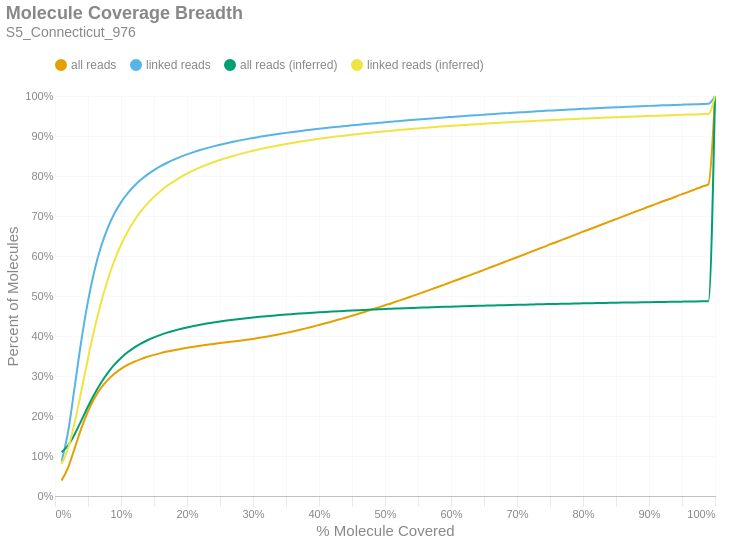

This figure's notebook cell:
### Markdown cell above
### Molecule Read Coverage
This chart shows molecule coverage breadth as computed by the number of bases aligned to that molecule. In other words, "*how much of each unique long molecule is actually sequenced/aligned?*" Keep in mind there is a distinction between sequences and alignments, since some sequences belonging to a particular molecule may not align well and wouldn't appear in the alignment data. This chart also shows molecule coverage breadth as computed by the *inferred fragment* from which the aligned sequences originate. Unlike read coverage, this calculation takes into account the total insert size, including unsequenced gaps between the forward and reverse reads. Like the previous figures, these are cumulative percents.

### Code cell
if SKIPLR:
    print_html(f"Skipped")
else:
    binned_df = consolidated_hist(valids['coverage_bp'], mask, 0.01, True)
    binned_df_inf = consolidated_hist(valids['coverage_inserts'], mask, 0.01, True)
    binned_df = binned_df.with_columns(pl.lit(binned_df_inf['all reads (cumsum)']).alias('all reads (inferred)'))
    binned_df = binned_df.with_columns(pl.lit(binned_df_inf['linked reads (cumsum)']).alias('linked reads (inferred)'))
    binned_df = binned_df.with_columns(
        (pl.col('bin').cast(pl.Float64) + 0.01).alias('right_edge')
    )

    with SafeRender(binned_df):
        (
            density_plot(binned_df, 'Molecule Coverage Breadth', samplename, 'molcov', ['all reads (inferred)','linked reads (inferred)'])
            .encode(
                #x=alt.X('bin:Q', title="% Molecule Covered").axis(format = '%').scale(padding=0),
                x=alt.X('right_edge:Q', title="% Molecule Covered").axis(format='%').scale(padding=0),
                y=alt.Y('value:Q', title='Percent of Molecules')
                    .axis(format='%')
                    .stack(False)
                    .scale(domainMin=0, padding=0),
                color=alt.Color("key:N").scale(domain = ["all reads", "linked reads", "all reads (inferred)", "linked reads (inferred)"]),
                tooltip = [
                    alt.Tooltip("key:N", title = "Data Type"),
                    alt.Tooltip("range_label:N", title="% Molecule Covered"),
                    alt.Tooltip("value:Q", format = ".2%", title="% Molecules")
                ]
            )
        ).display()

### Figure 1 — Vega-Lite specification as saved in the notebook (floating-point values rounded to 4 significant figures)
{"width": "container", "height": 400, "config": {"title": {"anchor": "start", "dy": -15, "fontSize": 18, "color": "#888888", "subtitleColor": "#888888", "subtitleFontSize": 14}, "arc": {"fill": "#0072B2"}, "axis": {"domainColor": "#888888", "domainWidth": 0.5, "gridWidth": 0.2, "grid": false, "titleFontWeight": 400, "titleFontSize": 15, "labelFontSize": 11, "labelColor": "#888888", "tickColor": "#888888", "tickWidth": 0.2, "titleColor": "#888888"}, "axisBand": {"grid": false}, "axisX": {"grid": true, "tickSize": 10, "domainCap": "round"}, "axisY": {"domain": false, "grid": true, "tickSize": 0, "domainCap": "round"}, "background": "transparent", "header": {"labelFontSize": 15, "labelColor": "#888888", "titleFontSize": 15, "titleFontWeight": 600, "titleColor": "#888888"}, "legend": {"labelFont": "sans-serif", "labelFontSize": 12, "labelColor": "#888888", "symbolSize": 100, "symbolType": "circle", "titleFontSize": 12, "titlePadding": 10, "titleColor": "#888888", "title": null, "orient": "top"}, "range": {"category": ["#E69F00", "#56B4E9", "#009E73", "#F0E442", "#0072B2", "#D55E00", "#CC79A7", "#000000"], "diverging": ["#cfe8f3", "#a2d4ec", "#73bfe2", "#46abdb", "#1696d2", "#12719e"]}, "area": {"fill": "#0072B2", "fillOpacity": 0.7, "line": true, "strokeOpacity": 0.7}, "line": {"color": "#0072B2", "stroke": "#0072B2", "strokeWidth": 2}, "trail": {"color": "#0072B2", "stroke": "#0072B2", "strokeWidth": 0, "size": 1}, "point": {"filled": true, "fillOpacity": 1.0, "size": 95}, "text": {"color": "#888888", "fontSize": 11, "align": "right", "fontWeight": 400, "size": 11}, "bar": {"fill": "#0072B2", "stroke": null}, "view": {"stroke": null, "continuousWidth": 660, "continuousHeight": 400}}, "data": {"name": "data-066c915ad1e0d0b53101ac6ed12adbfe"}, "mark": {"type": "line", "interpolate": "monotone", "point": {"opacity": 0, "size": 275}}, "encoding": {"color": {"field": "key", "scale": {"domain": ["all reads", "linked reads", "all reads (inferred)", "linked reads (inferred)"]}, "type": "nominal"}, "tooltip": [{"field": "key", "title": "Data Type", "type": "nominal"}, {"field": "range_label", "title": "% Molecule Covered", "type": "nominal"}, {"field": "value", "format": ".2%", "title": "% Molecules", "type": "quantitative"}], "x": {"axis": {"format": "%"}, "field": "right_edge", "scale": {"padding": 0}, "title": "% Molecule Covered", "type": "quantitative"}, "y": {"axis": {"format": "%"}, "field": "value", "scale": {"domainMin": 0, "padding": 0}, "stack": false, "title": "Percent of Molecules", "type": "quantitative"}}, "params": [{"name": "param_c36ac31b6afebe62", "select": {"type": "point", "fields": ["key"]}, "bind": "legend"}], "title": {"text": "Molecule Coverage Breadth", "subtitle": "S5_Connecticut_976"}, "transform": [{"fold": ["all reads (cumsum)", "linked reads (cumsum)", "all reads (inferred)", "linked reads (inferred)"]}, {"calculate": "replace(datum.key, ' (cumsum)', '')", "as": "key"}, {"filter": {"param": "param_c36ac31b6afebe62"}}], "usermeta": {"embedOptions": {"downloadFileName": "S5_Connecticut_976.molcov"}}, "$schema": "https://vega.github.io/schema/vega-lite/v6.1.0.json", "datasets": {"data-066c915ad1e0d0b53101ac6ed12adbfe": [{"bin": "0.0", "interval": "0.0-0.01", "all reads": 0.03878, "linked reads": 0.08653, "all reads (cumsum)": 0.03878, "linked reads (cumsum)": 0.08653, "range_label": "0.0-0.01", "all reads (inferred)": 0.1091, "linked reads (inferred)": 0.07984, "right_edge": 0.01}, {"bin": "0.01", "interval": "0.01-0.02", "all reads": 0.03307, "linked reads": 0.0758, "all reads (cumsum)": 0.07185, "linked reads (cumsum)": 0.1623, "range_label": "0.01-0.02", "all reads (inferred)": 0.1268, "linked reads (inferred)": 0.1198, "right_edge": 0.02}, {"bin": "0.02", "interval": "0.02-0.03", "all reads": 0.04862, "linked reads": 0.1127, "all reads (cumsum)": 0.1205, "linked reads (cumsum)": 0.2751, "range_label": "0.02-0.03", "all reads (inferred)": 0.1551, "linked reads (inferred)": 0.185, "right_edge": 0.03}, {"bin": "0.03", "interval": "0.03-0.04", "all reads": 0.04914, "linked reads": 0.1143, "all reads (cumsum)": 0.1696, "linked reads (cumsum)": 0.3894, "range_label": "0.03-0.04", "all reads (inferred)": 0.1891, "linked reads (inferred)": 0.2639, "right_edge": 0.04}, {"bin": "0.04", "interval": "0.04-0.05", "all reads": 0.04196, "linked reads": 0.0977, "all reads (cumsum)": 0.2116, "linked reads (cumsum)": 0.4871, "range_label": "0.04-0.05", "all reads (inferred)": 0.2237, "linked reads (inferred)": 0.3446, "right_edge": 0.05}, {"bin": "0.05", "interval": "0.05-0.06", "all reads": 0.03351, "linked reads": 0.07803, "all reads (cumsum)": 0.2451, "linked reads (cumsum)": 0.5651, "range_label": "0.05-0.06", "all reads (inferred)": 0.2557, "linked reads (inferred)": 0.4192, "right_edge": 0.06}, {"bin": "0.06", "interval": "0.06-0.07", "all reads": 0.02566, "linked reads": 0.05973, "all reads (cumsum)": 0.2707, "linked reads (cumsum)": 0.6248, "range_label": "0.06-0.07", "all reads (inferred)": 0.2839, "linked reads (inferred)": 0.4851, "right_edge": 0.07}, {"bin": "0.07", "interval": "0.07-0.08", "all reads": 0.0197, "linked reads": 0.04579, "all reads (cumsum)": 0.2904, "linked reads (cumsum)": 0.6706, "range_label": "0.07-0.08", "all reads (inferred)": 0.308, "linked reads (inferred)": 0.5414, "right_edge": 0.08}, {"bin": "0.08", "interval": "0.08-0.09", "all reads": 0.0153, "linked reads": 0.03549, "all reads (cumsum)": 0.3057, "linked reads (cumsum)": 0.7061, "range_label": "0.08-0.09", "all reads (inferred)": 0.3283, "linked reads (inferred)": 0.5888, "right_edge": 0.09}, {"bin": "0.09", "interval": "0.09-0.1", "all reads": 0.01207, "linked reads": 0.02793, "all reads (cumsum)": 0.3178, "linked reads (cumsum)": 0.734, "range_label": "0.09-0.1", "all reads (inferred)": 0.3451, "linked reads (inferred)": 0.6281, "right_edge": 0.1}, {"bin": "0.1", "interval": "0.1-0.11", "all reads": 0.009722, "linked reads": 0.0224, "all reads (cumsum)": 0.3275, "linked reads (cumsum)": 0.7564, "range_label": "0.1-0.11", "all reads (inferred)": 0.3592, "linked reads (inferred)": 0.6609, "right_edge": 0.11}, {"bin": "0.11", "interval": "0.11-0.12", "all reads": 0.008036, "linked reads": 0.0185, "all reads (cumsum)": 0.3356, "linked reads (cumsum)": 0.7749, "range_label": "0.11-0.12", "all reads (inferred)": 0.3709, "linked reads (inferred)": 0.6882, "right_edge": 0.12}, {"bin": "0.12", "interval": "0.12-0.13", "all reads": 0.006703, "linked reads": 0.01541, "all reads (cumsum)": 0.3423, "linked reads (cumsum)": 0.7903, "range_label": "0.12-0.13", "all reads (inferred)": 0.3809, "linked reads (inferred)": 0.7114, "right_edge": 0.13}, {"bin": "0.13", "interval": "0.13-0.14", "all reads": 0.00569, "linked reads": 0.01303, "all reads (cumsum)": 0.348, "linked reads (cumsum)": 0.8034, "range_label": "0.13-0.14", "all reads (inferred)": 0.3893, "linked reads (inferred)": 0.7311, "right_edge": 0.14}, {"bin": "0.14", "interval": "0.14-0.15", "all reads": 0.004921, "linked reads": 0.01122, "all reads (cumsum)": 0.3529, "linked reads (cumsum)": 0.8146, "range_label": "0.14-0.15", "all reads (inferred)": 0.3965, "linked reads (inferred)": 0.7479, "right_edge": 0.15}, {"bin": "0.15", "interval": "0.15-0.16", "all reads": 0.004335, "linked reads": 0.009823, "all reads (cumsum)": 0.3572, "linked reads (cumsum)": 0.8244, "range_label": "0.15-0.16", "all reads (inferred)": 0.4028, "linked reads (inferred)": 0.7626, "right_edge": 0.16}, {"bin": "0.16", "interval": "0.16-0.17", "all reads": 0.003843, "linked reads": 0.008671, "all reads (cumsum)": 0.3611, "linked reads (cumsum)": 0.8331, "range_label": "0.16-0.17", "all reads (inferred)": 0.4084, "linked reads (inferred)": 0.7755, "right_edge": 0.17}, {"bin": "0.17", "interval": "0.17-0.18", "all reads": 0.003496, "linked reads": 0.007789, "all reads (cumsum)": 0.3646, "linked reads (cumsum)": 0.8409, "range_label": "0.17-0.18", "all reads (inferred)": 0.4133, "linked reads (inferred)": 0.7868, "right_edge": 0.18}, {"bin": "0.18", "interval": "0.18-0.19", "all reads": 0.003149, "linked reads": 0.006928, "all reads (cumsum)": 0.3677, "linked reads (cumsum)": 0.8478, "range_label": "0.18-0.19", "all reads (inferred)": 0.4176, "linked reads (inferred)": 0.7968, "right_edge": 0.19}, {"bin": "0.19", "interval": "0.19-0.2", "all reads": 0.002873, "linked reads": 0.006254, "all reads (cumsum)": 0.3706, "linked reads (cumsum)": 0.8541, "range_label": "0.19-0.2", "all reads (inferred)": 0.4215, "linked reads (inferred)": 0.8058, "right_edge": 0.2}, {"bin": "0.2", "interval": "0.2-0.21", "all reads": 0.00264, "linked reads": 0.005682, "all reads (cumsum)": 0.3732, "linked reads (cumsum)": 0.8597, "range_label": "0.2-0.21", "all reads (inferred)": 0.425, "linked reads (inferred)": 0.814, "right_edge": 0.21}, {"bin": "0.21", "interval": "0.21-0.22", "all reads": 0.002465, "linked reads": 0.005218, "all reads (cumsum)": 0.3757, "linked reads (cumsum)": 0.865, "range_label": "0.21-0.22", "all reads (inferred)": 0.4282, "linked reads (inferred)": 0.8214, "right_edge": 0.22}, {"bin": "0.22", "interval": "0.22-0.23", "all reads": 0.002312, "linked reads": 0.004775, "all reads (cumsum)": 0.378, "linked reads (cumsum)": 0.8697, "range_label": "0.22-0.23", "all reads (inferred)": 0.4311, "linked reads (inferred)": 0.8282, "right_edge": 0.23}, {"bin": "0.23", "interval": "0.23-0.24", "all reads": 0.002174, "linked reads": 0.004405, "all reads (cumsum)": 0.3802, "linked reads (cumsum)": 0.8741, "range_label": "0.23-0.24", "all reads (inferred)": 0.4338, "linked reads (inferred)": 0.8344, "right_edge": 0.24}, {"bin": "0.24", "interval": "0.24-0.25", "all reads": 0.002112, "linked reads": 0.004131, "all reads (cumsum)": 0.3823, "linked reads (cumsum)": 0.8783, "range_label": "0.24-0.25", "all reads (inferred)": 0.4363, "linked reads (inferred)": 0.8401, "right_edge": 0.25}, {"bin": "0.25", "interval": "0.25-0.26", "all reads": 0.002003, "linked reads": 0.00384, "all reads (cumsum)": 0.3843, "linked reads (cumsum)": 0.8821, "range_label": "0.25-0.26", "all reads (inferred)": 0.4386, "linked reads (inferred)": 0.8453, "right_edge": 0.26}, {"bin": "0.26", "interval": "0.26-0.27", "all reads": 0.001992, "linked reads": 0.003597, "all reads (cumsum)": 0.3863, "linked reads (cumsum)": 0.8857, "range_label": "0.26-0.27", "all reads (inferred)": 0.4406, "linked reads (inferred)": 0.8501, "right_edge": 0.27}, {"bin": "0.27", "interval": "0.27-0.28", "all reads": 0.001988, "linked reads": 0.003352, "all reads (cumsum)": 0.3883, "linked reads (cumsum)": 0.8891, "range_label": "0.27-0.28", "all reads (inferred)": 0.4426, "linked reads (inferred)": 0.8547, "right_edge": 0.28}, {"bin": "0.28", "interval": "0.28-0.29", "all reads": 0.002153, "linked reads": 0.003158, "all reads (cumsum)": 0.3904, "linked reads (cumsum)": 0.8922, "range_label": "0.28-0.29", "all reads (inferred)": 0.4445, "linked reads (inferred)": 0.859, "right_edge": 0.29}, {"bin": "0.29", "interval": "0.29-0.3", "all reads": 0.002359, "linked reads": 0.002975, "all reads (cumsum)": 0.3928, "linked reads (cumsum)": 0.8952, "range_label": "0.29-0.3", "all reads (inferred)": 0.4462, "linked reads (inferred)": 0.8631, "right_edge": 0.3}, {"bin": "0.3", "interval": "0.3-0.31", "all reads": 0.002575, "linked reads": 0.002745, "all reads (cumsum)": 0.3954, "linked reads (cumsum)": 0.8979, "range_label": "0.3-0.31", "all reads (inferred)": 0.4479, "linked reads (inferred)": 0.8669, "right_edge": 0.31}, {"bin": "0.31", "interval": "0.31-0.32", "all reads": 0.002813, "linked reads": 0.002642, "all reads (cumsum)": 0.3982, "linked reads (cumsum)": 0.9006, "range_label": "0.31-0.32", "all reads (inferred)": 0.4494, "linked reads (inferred)": 0.8704, "right_edge": 0.32}, {"bin": "0.32", "interval": "0.32-0.33", "all reads": 0.003057, "linked reads": 0.002525, "all reads (cumsum)": 0.4012, "linked reads (cumsum)": 0.9031, "range_label": "0.32-0.33", "all reads (inferred)": 0.4509, "linked reads (inferred)": 0.8737, "right_edge": 0.33}, {"bin": "0.33", "interval": "0.33-0.34", "all reads": 0.003215, "linked reads": 0.0024, "all reads (cumsum)": 0.4044, "linked reads (cumsum)": 0.9055, "range_label": "0.33-0.34", "all reads (inferred)": 0.4522, "linked reads (inferred)": 0.8769, "right_edge": 0.34}, {"bin": "0.34", "interval": "0.34-0.35", "all reads": 0.003421, "linked reads": 0.002314, "all reads (cumsum)": 0.4079, "linked reads (cumsum)": 0.9078, "range_label": "0.34-0.35", "all reads (inferred)": 0.4536, "linked reads (inferred)": 0.8799, "right_edge": 0.35}, {"bin": "0.35", "interval": "0.35-0.36", "all reads": 0.003585, "linked reads": 0.002212, "all reads (cumsum)": 0.4114, "linked reads (cumsum)": 0.91, "range_label": "0.35-0.36", "all reads (inferred)": 0.4548, "linked reads (inferred)": 0.8827, "right_edge": 0.36}, {"bin": "0.36", "interval": "0.36-0.37", "all reads": 0.003752, "linked reads": 0.002125, "all reads (cumsum)": 0.4152, "linked reads (cumsum)": 0.9121, "range_label": "0.36-0.37", "all reads (inferred)": 0.456, "linked reads (inferred)": 0.8855, "right_edge": 0.37}, {"bin": "0.37", "interval": "0.37-0.38", "all reads": 0.00391, "linked reads": 0.001981, "all reads (cumsum)": 0.4191, "linked reads (cumsum)": 0.9141, "range_label": "0.37-0.38", "all reads (inferred)": 0.4571, "linked reads (inferred)": 0.888, "right_edge": 0.38}, {"bin": "0.38", "interval": "0.38-0.39", "all reads": 0.00407, "linked reads": 0.001939, "all reads (cumsum)": 0.4232, "linked reads (cumsum)": 0.9161, "range_label": "0.38-0.39", "all reads (inferred)": 0.4581, "linked reads (inferred)": 0.8905, "right_edge": 0.39}, {"bin": "0.39", "interval": "0.39-0.4", "all reads": 0.004367, "linked reads": 0.001935, "all reads (cumsum)": 0.4275, "linked reads (cumsum)": 0.918, "range_label": "0.39-0.4", "all reads (inferred)": 0.4592, "linked reads (inferred)": 0.8928, "right_edge": 0.4}, {"bin": "0.4", "interval": "0.4-0.41", "all reads": 0.004336, "linked reads": 0.001791, "all reads (cumsum)": 0.4319, "linked reads (cumsum)": 0.9198, "range_label": "0.4-0.41", "all reads (inferred)": 0.4602, "linked reads (inferred)": 0.8951, "right_edge": 0.41}, {"bin": "0.41", "interval": "0.41-0.42", "all reads": 0.004548, "linked reads": 0.001791, "all reads (cumsum)": 0.4364, "linked reads (cumsum)": 0.9216, "range_label": "0.41-0.42", "all reads (inferred)": 0.4611, "linked reads (inferred)": 0.8972, "right_edge": 0.42}, {"bin": "0.42", "interval": "0.42-0.43", "all reads": 0.004671, "linked reads": 0.001713, "all reads (cumsum)": 0.4411, "linked reads (cumsum)": 0.9233, "range_label": "0.42-0.43", "all reads (inferred)": 0.462, "linked reads (inferred)": 0.8993, "right_edge": 0.43}, {"bin": "0.43", "interval": "0.43-0.44", "all reads": 0.004719, "linked reads": 0.001691, "all reads (cumsum)": 0.4458, "linked reads (cumsum)": 0.925, "range_label": "0.43-0.44", "all reads (inferred)": 0.4629, "linked reads (inferred)": 0.9013, "right_edge": 0.44}, {"bin": "0.44", "interval": "0.44-0.45", "all reads": 0.004913, "linked reads": 0.001669, "all reads (cumsum)": 0.4507, "linked reads (cumsum)": 0.9267, "range_label": "0.44-0.45", "all reads (inferred)": 0.4637, "linked reads (inferred)": 0.9032, "right_edge": 0.45}, {"bin": "0.45", "interval": "0.45-0.46", "all reads": 0.004967, "linked reads": 0.001605, "all reads (cumsum)": 0.4557, "linked reads (cumsum)": 0.9283, "range_label": "0.45-0.46", "all reads (inferred)": 0.4645, "linked reads (inferred)": 0.9051, "right_edge": 0.46}, {"bin": "0.46", "interval": "0.46-0.47", "all reads": 0.005105, "linked reads": 0.001574, "all reads (cumsum)": 0.4608, "linked reads (cumsum)": 0.9298, "range_label": "0.46-0.47", "all reads (inferred)": 0.4653, "linked reads (inferred)": 0.9068, "right_edge": 0.47}, {"bin": "0.47", "interval": "0.47-0.48", "all reads": 0.005274, "linked reads": 0.001532, "all reads (cumsum)": 0.4661, "linked reads (cumsum)": 0.9314, "range_label": "0.47-0.48", "all reads (inferred)": 0.4661, "linked reads (inferred)": 0.9085, "right_edge": 0.48}, {"bin": "0.48", "interval": "0.48-0.49", "all reads": 0.005132, "linked reads": 0.001507, "all reads (cumsum)": 0.4712, "linked reads (cumsum)": 0.9329, "range_label": "0.48-0.49", "all reads (inferred)": 0.4668, "linked reads (inferred)": 0.9102, "right_edge": 0.49}, {"bin": "0.49", "interval": "0.49-0.5", "all reads": 0.005747, "linked reads": 0.001499, "all reads (cumsum)": 0.477, "linked reads (cumsum)": 0.9344, "range_label": "0.49-0.5", "all reads (inferred)": 0.4675, "linked reads (inferred)": 0.9118, "right_edge": 0.5}, {"bin": "0.5", "interval": "0.5-0.51", "all reads": 0.005054, "linked reads": 0.001385, "all reads (cumsum)": 0.482, "linked reads (cumsum)": 0.9358, "range_label": "0.5-0.51", "all reads (inferred)": 0.4681, "linked reads (inferred)": 0.9133, "right_edge": 0.51}, {"bin": "0.51", "interval": "0.51-0.52", "all reads": 0.005702, "linked reads": 0.001359, "all reads (cumsum)": 0.4877, "linked reads (cumsum)": 0.9371, "range_label": "0.51-0.52", "all reads (inferred)": 0.4688, "linked reads (inferred)": 0.9148, "right_edge": 0.52}, {"bin": "0.52", "interval": "0.52-0.53", "all reads": 0.005581, "linked reads": 0.001356, "all reads (cumsum)": 0.4933, "linked reads (cumsum)": 0.9385, "range_label": "0.52-0.53", "all reads (inferred)": 0.4694, "linked reads (inferred)": 0.9163, "right_edge": 0.53}, {"bin": "0.53", "interval": "0.53-0.54", "all reads": 0.005719, "linked reads": 0.001352, "all reads (cumsum)": 0.499, "linked reads (cumsum)": 0.9398, "range_label": "0.53-0.54", "all reads (inferred)": 0.4701, "linked reads (inferred)": 0.9177, "right_edge": 0.54}, {"bin": "0.54", "interval": "0.54-0.55", "all reads": 0.005767, "linked reads": 0.001365, "all reads (cumsum)": 0.5048, "linked reads (cumsum)": 0.9412, "range_label": "0.54-0.55", "all reads (inferred)": 0.4707, "linked reads (inferred)": 0.919, "right_edge": 0.55}, {"bin": "0.55", "interval": "0.55-0.56", "all reads": 0.005961, "linked reads": 0.001326, "all reads (cumsum)": 0.5107, "linked reads (cumsum)": 0.9425, "range_label": "0.55-0.56", "all reads (inferred)": 0.4712, "linked reads (inferred)": 0.9203, "right_edge": 0.56}, {"bin": "0.56", "interval": "0.56-0.57", "all reads": 0.005924, "linked reads": 0.001288, "all reads (cumsum)": 0.5167, "linked reads (cumsum)": 0.9438, "range_label": "0.56-0.57", "all reads (inferred)": 0.4718, "linked reads (inferred)": 0.9216, "right_edge": 0.57}, {"bin": "0.57", "interval": "0.57-0.58", "all reads": 0.005847, "linked reads": 0.001228, "all reads (cumsum)": 0.5225, "linked reads (cumsum)": 0.945, "range_label": "0.57-0.58", "all reads (inferred)": 0.4724, "linked reads (inferred)": 0.9229, "right_edge": 0.58}, {"bin": "0.58", "interval": "0.58-0.59", "all reads": 0.005996, "linked reads": 0.001256, "all reads (cumsum)": 0.5285, "linked reads (cumsum)": 0.9463, "range_label": "0.58-0.59", "all reads (inferred)": 0.4729, "linked reads (inferred)": 0.9241, "right_edge": 0.59}, {"bin": "0.59", "interval": "0.59-0.6", "all reads": 0.006128, "linked reads": 0.001215, "all reads (cumsum)": 0.5346, "linked reads (cumsum)": 0.9475, "range_label": "0.59-0.6", "all reads (inferred)": 0.4734, "linked reads (inferred)": 0.9253, "right_edge": 0.6}, {"bin": "0.6", "interval": "0.6-0.61", "all reads": 0.005902, "linked reads": 0.001206, "all reads (cumsum)": 0.5405, "linked reads (cumsum)": 0.9487, "range_label": "0.6-0.61", "all reads (inferred)": 0.4739, "linked reads (inferred)": 0.9263, "right_edge": 0.61}, {"bin": "0.61", "interval": "0.61-0.62", "all reads": 0.006212, "linked reads": 0.001164, "all reads (cumsum)": 0.5467, "linked reads (cumsum)": 0.9499, "range_label": "0.61-0.62", "all reads (inferred)": 0.4744, "linked reads (inferred)": 0.9275, "right_edge": 0.62}, {"bin": "0.62", "interval": "0.62-0.63", "all reads": 0.006158, "linked reads": 0.001172, "all reads (cumsum)": 0.5529, "linked reads (cumsum)": 0.951, "range_label": "0.62-0.63", "all reads (inferred)": 0.4749, "linked reads (inferred)": 0.9285, "right_edge": 0.63}, {"bin": "0.63", "interval": "0.63-0.64", "all reads": 0.006214, "linked reads": 0.001119, "all reads (cumsum)": 0.5591, "linked reads (cumsum)": 0.9522, "range_label": "0.63-0.64", "all reads (inferred)": 0.4754, "linked reads (inferred)": 0.9296, "right_edge": 0.64}, {"bin": "0.64", "interval": "0.64-0.65", "all reads": 0.006191, "linked reads": 0.001146, "all reads (cumsum)": 0.5653, "linked reads (cumsum)": 0.9533, "range_label": "0.64-0.65", "all reads (inferred)": 0.4758, "linked reads (inferred)": 0.9306, "right_edge": 0.65}, {"bin": "0.65", "interval": "0.65-0.66", "all reads": 0.006482, "linked reads": 0.001135, "all reads (cumsum)": 0.5718, "linked reads (cumsum)": 0.9544, "range_label": "0.65-0.66", "all reads (inferred)": 0.4763, "linked reads (inferred)": 0.9316, "right_edge": 0.66}, {"bin": "0.66", "interval": "0.66-0.67", "all reads": 0.006158, "linked reads": 0.001059, "all reads (cumsum)": 0.578, "linked reads (cumsum)": 0.9555, "range_label": "0.66-0.67", "all reads (inferred)": 0.4767, "linked reads (inferred)": 0.9326, "right_edge": 0.67}, {"bin": "0.67", "interval": "0.67-0.68", "all reads": 0.006349, "linked reads": 0.001068, "all reads (cumsum)": 0.5843, "linked reads (cumsum)": 0.9566, "range_label": "0.67-0.68", "all reads (inferred)": 0.4771, "linked reads (inferred)": 0.9335, "right_edge": 0.68}, {"bin": "0.68", "interval": "0.68-0.69", "all reads": 0.006214, "linked reads": 0.001053, "all reads (cumsum)": 0.5905, "linked reads (cumsum)": 0.9576, "range_label": "0.68-0.69", "all reads (inferred)": 0.4775, "linked reads (inferred)": 0.9345, "right_edge": 0.69}, {"bin": "0.69", "interval": "0.69-0.7", "all reads": 0.006452, "linked reads": 0.001065, "all reads (cumsum)": 0.597, "linked reads (cumsum)": 0.9587, "range_label": "0.69-0.7", "all reads (inferred)": 0.4779, "linked reads (inferred)": 0.9354, "right_edge": 0.7}, {"bin": "0.7", "interval": "0.7-0.71", "all reads": 0.006264, "linked reads": 0.0009789, "all reads (cumsum)": 0.6032, "linked reads (cumsum)": 0.9597, "range_label": "0.7-0.71", "all reads (inferred)": 0.4783, "linked reads (inferred)": 0.9362, "right_edge": 0.71}, {"bin": "0.71", "interval": "0.71-0.72", "all reads": 0.006356, "linked reads": 0.001002, "all reads (cumsum)": 0.6096, "linked reads (cumsum)": 0.9607, "range_label": "0.71-0.72", "all reads (inferred)": 0.4787, "linked reads (inferred)": 0.9371, "right_edge": 0.72}, {"bin": "0.72", "interval": "0.72-0.73", "all reads": 0.006435, "linked reads": 0.0009858, "all reads (cumsum)": 0.616, "linked reads (cumsum)": 0.9617, "range_label": "0.72-0.73", "all reads (inferred)": 0.4791, "linked reads (inferred)": 0.9379, "right_edge": 0.73}, {"bin": "0.73", "interval": "0.73-0.74", "all reads": 0.006291, "linked reads": 0.0009441, "all reads (cumsum)": 0.6223, "linked reads (cumsum)": 0.9626, "range_label": "0.73-0.74", "all reads (inferred)": 0.4795, "linked reads (inferred)": 0.9388, "right_edge": 0.74}, {"bin": "0.74", "interval": "0.74-0.75", "all reads": 0.006659, "linked reads": 0.000931, "all reads (cumsum)": 0.629, "linked reads (cumsum)": 0.9635, "range_label": "0.74-0.75", "all reads (inferred)": 0.4798, "linked reads (inferred)": 0.9396, "right_edge": 0.75}, {"bin": "0.75", "interval": "0.75-0.76", "all reads": 0.006173, "linked reads": 0.0008581, "all reads (cumsum)": 0.6351, "linked reads (cumsum)": 0.9644, "range_label": "0.75-0.76", "all reads (inferred)": 0.4802, "linked reads (inferred)": 0.9404, "right_edge": 0.76}, {"bin": "0.76", "interval": "0.76-0.77", "all reads": 0.006349, "linked reads": 0.0008843, "all reads (cumsum)": 0.6415, "linked reads (cumsum)": 0.9653, "range_label": "0.76-0.77", "all reads (inferred)": 0.4806, "linked reads (inferred)": 0.9412, "right_edge": 0.77}, {"bin": "0.77", "interval": "0.77-0.78", "all reads": 0.006378, "linked reads": 0.000881, "all reads (cumsum)": 0.6479, "linked reads (cumsum)": 0.9662, "range_label": "0.77-0.78", "all reads (inferred)": 0.4809, "linked reads (inferred)": 0.942, "right_edge": 0.78}, {"bin": "0.78", "interval": "0.78-0.79", "all reads": 0.006327, "linked reads": 0.0008679, "all reads (cumsum)": 0.6542, "linked reads (cumsum)": 0.967, "range_label": "0.78-0.79", "all reads (inferred)": 0.4813, "linked reads (inferred)": 0.9427, "right_edge": 0.79}, {"bin": "0.79", "interval": "0.79-0.8", "all reads": 0.006632, "linked reads": 0.0008603, "all reads (cumsum)": 0.6608, "linked reads (cumsum)": 0.9679, "range_label": "0.79-0.8", "all reads (inferred)": 0.4816, "linked reads (inferred)": 0.9435, "right_edge": 0.8}, {"bin": "0.8", "interval": "0.8-0.81", "all reads": 0.00613, "linked reads": 0.0007896, "all reads (cumsum)": 0.667, "linked reads (cumsum)": 0.9687, "range_label": "0.8-0.81", "all reads (inferred)": 0.4819, "linked reads (inferred)": 0.9442, "right_edge": 0.81}, {"bin": "0.81", "interval": "0.81-0.82", "all reads": 0.006258, "linked reads": 0.0007972, "all reads (cumsum)": 0.6732, "linked reads (cumsum)": 0.9695, "range_label": "0.81-0.82", "all reads (inferred)": 0.4822, "linked reads (inferred)": 0.9449, "right_edge": 0.82}, {"bin": "0.82", "interval": "0.82-0.83", "all reads": 0.006375, "linked reads": 0.000811, "all reads (cumsum)": 0.6796, "linked reads (cumsum)": 0.9703, "range_label": "0.82-0.83", "all reads (inferred)": 0.4825, "linked reads (inferred)": 0.9456, "right_edge": 0.83}, {"bin": "0.83", "interval": "0.83-0.84", "all reads": 0.006323, "linked reads": 0.0007867, "all reads (cumsum)": 0.6859, "linked reads (cumsum)": 0.9711, "range_label": "0.83-0.84", "all reads (inferred)": 0.4829, "linked reads (inferred)": 0.9463, "right_edge": 0.84}, {"bin": "0.84", "interval": "0.84-0.85", "all reads": 0.006211, "linked reads": 0.0007138, "all reads (cumsum)": 0.6921, "linked reads (cumsum)": 0.9718, "range_label": "0.84-0.85", "all reads (inferred)": 0.4832, "linked reads (inferred)": 0.947, "right_edge": 0.85}, {"bin": "0.85", "interval": "0.85-0.86", "all reads": 0.006392, "linked reads": 0.0007533, "all reads (cumsum)": 0.6985, "linked reads (cumsum)": 0.9725, "range_label": "0.85-0.86", "all reads (inferred)": 0.4835, "linked reads (inferred)": 0.9476, "right_edge": 0.86}, {"bin": "0.86", "interval": "0.86-0.87", "all reads": 0.006238, "linked reads": 0.0007276, "all reads (cumsum)": 0.7048, "linked reads (cumsum)": 0.9733, "range_label": "0.86-0.87", "all reads (inferred)": 0.4837, "linked reads (inferred)": 0.9483, "right_edge": 0.87}, {"bin": "0.87", "interval": "0.87-0.88", "all reads": 0.006354, "linked reads": 0.0006866, "all reads (cumsum)": 0.7111, "linked reads (cumsum)": 0.9739, "range_label": "0.87-0.88", "all reads (inferred)": 0.484, "linked reads (inferred)": 0.9489, "right_edge": 0.88}, {"bin": "0.88", "interval": "0.88-0.89", "all reads": 0.006153, "linked reads": 0.0006648, "all reads (cumsum)": 0.7173, "linked reads (cumsum)": 0.9746, "range_label": "0.88-0.89", "all reads (inferred)": 0.4843, "linked reads (inferred)": 0.9495, "right_edge": 0.89}, {"bin": "0.89", "interval": "0.89-0.9", "all reads": 0.006376, "linked reads": 0.0006986, "all reads (cumsum)": 0.7236, "linked reads (cumsum)": 0.9753, "range_label": "0.89-0.9", "all reads (inferred)": 0.4846, "linked reads (inferred)": 0.9501, "right_edge": 0.9}, {"bin": "0.9", "interval": "0.9-0.91", "all reads": 0.005891, "linked reads": 0.0006202, "all reads (cumsum)": 0.7295, "linked reads (cumsum)": 0.9759, "range_label": "0.9-0.91", "all reads (inferred)": 0.4848, "linked reads (inferred)": 0.9507, "right_edge": 0.91}, {"bin": "0.91", "interval": "0.91-0.92", "all reads": 0.006698, "linked reads": 0.0006474, "all reads (cumsum)": 0.7362, "linked reads (cumsum)": 0.9766, "range_label": "0.91-0.92", "all reads (inferred)": 0.4851, "linked reads (inferred)": 0.9512, "right_edge": 0.92}, {"bin": "0.92", "interval": "0.92-0.93", "all reads": 0.005691, "linked reads": 0.0005923, "all reads (cumsum)": 0.7419, "linked reads (cumsum)": 0.9772, "range_label": "0.92-0.93", "all reads (inferred)": 0.4854, "linked reads (inferred)": 0.9518, "right_edge": 0.93}, {"bin": "0.93", "interval": "0.93-0.94", "all reads": 0.006244, "linked reads": 0.0005687, "all reads (cumsum)": 0.7482, "linked reads (cumsum)": 0.9777, "range_label": "0.93-0.94", "all reads (inferred)": 0.4856, "linked reads (inferred)": 0.9523, "right_edge": 0.94}, {"bin": "0.94", "interval": "0.94-0.95", "all reads": 0.00663, "linked reads": 0.0005712, "all reads (cumsum)": 0.7548, "linked reads (cumsum)": 0.9783, "range_label": "0.94-0.95", "all reads (inferred)": 0.4859, "linked reads (inferred)": 0.9529, "right_edge": 0.95}, {"bin": "0.95", "interval": "0.95-0.96", "all reads": 0.005519, "linked reads": 0.0005698, "all reads (cumsum)": 0.7603, "linked reads (cumsum)": 0.9789, "range_label": "0.95-0.96", "all reads (inferred)": 0.4862, "linked reads (inferred)": 0.9534, "right_edge": 0.96}, {"bin": "0.96", "interval": "0.96-0.97", "all reads": 0.006393, "linked reads": 0.0005143, "all reads (cumsum)": 0.7667, "linked reads (cumsum)": 0.9794, "range_label": "0.96-0.97", "all reads (inferred)": 0.4864, "linked reads (inferred)": 0.954, "right_edge": 0.97}, {"bin": "0.97", "interval": "0.97-0.98", "all reads": 0.006519, "linked reads": 0.0004751, "all reads (cumsum)": 0.7732, "linked reads (cumsum)": 0.9799, "range_label": "0.97-0.98", "all reads (inferred)": 0.4867, "linked reads (inferred)": 0.9546, "right_edge": 0.98}, {"bin": "0.98", "interval": "0.98-0.99", "all reads": 0.005978, "linked reads": 0.0005096, "all reads (cumsum)": 0.7792, "linked reads (cumsum)": 0.9804, "range_label": "0.98-0.99", "all reads (inferred)": 0.487, "linked reads (inferred)": 0.9551, "right_edge": 0.99}, {"bin": "0.99", "interval": "0.99-1.0", "all reads": 0.2208, "linked reads": 0.01962, "all reads (cumsum)": 1.0, "linked reads (cumsum)": 1.0, "range_label": "0.99-1.0", "all reads (inferred)": 1.0, "linked reads (inferred)": 1.0, "right_edge": 1.0}]}}
